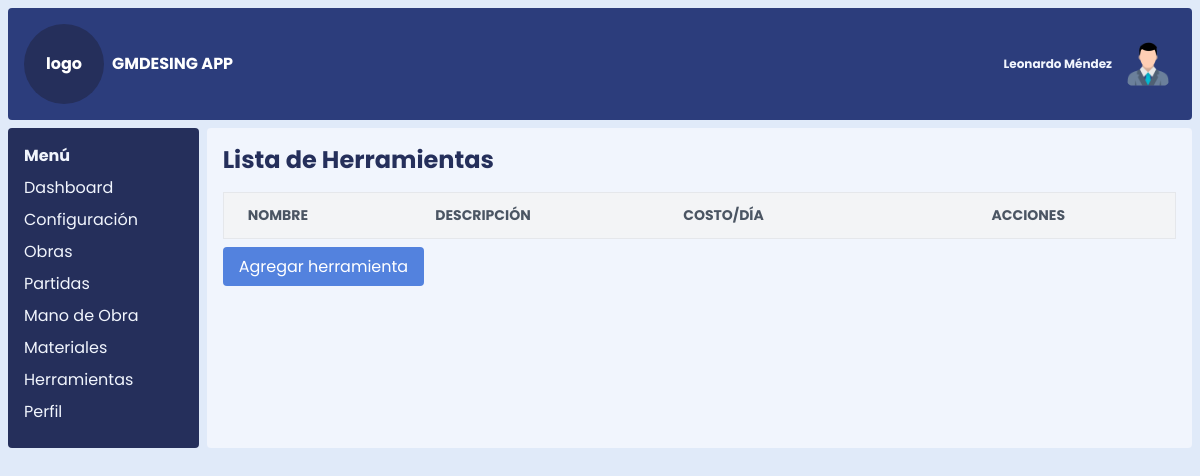
The app's page /herramientas, older data.
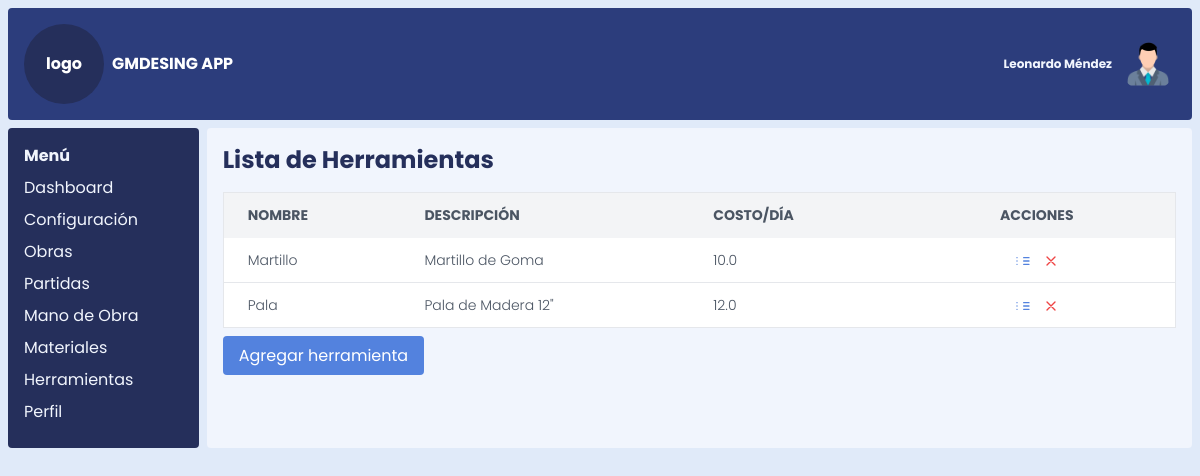
The same page, newer data.
### models.py (models this page shows)
class Herramienta(db.Model):
    __tablename__ = 'herramienta'
    id_herramienta = db.Column(db.Integer, primary_key=True)
    nombre_herramienta = db.Column(db.String(100), nullable=False)
    descripcion_herramienta = db.Column(db.Text)
    costo_alquiler_dia = db.Column(db.Float)

### app.py (the view)
@app.route('/herramientas')
def listar_herramientas():
    herramientas_lista = Herramienta.query.all()
    return render_template('listar_herramientas.html', herramientas_lista=herramientas_lista, datos=datos)

### templates/listar_herramientas.html
{% extends 'index.html' %}
{% block content %}
    <h1 class="text-2xl font-bold mb-4">Lista de Herramientas</h1>
    <div class="overflow-x-auto">
        <table class="min-w-full bg-white border border-gray-200">
            <thead>
                <tr class="bg-gray-100 text-gray-600 uppercase text-sm leading-normal">
                    <th class="py-3 px-6 text-left">Nombre</th>
                    <th class="py-3 px-6 text-left">Descripción</th>
                    <th class="py-3 px-6 text-left">Costo/Día</th>
                    <th class="py-3 px-12 text-center">Acciones</th>
                </tr>
            </thead>
            <tbody class="text-gray-600 text-sm font-light">
                {% for herramienta in herramientas_lista %}
                    <tr class="border-b border-gray-200 hover:bg-gray-100">
                        <td class="py-3 px-6">{{ herramienta.nombre_herramienta }}</td>
                        <td class="py-3 px-6">{{ herramienta.descripcion_herramienta or "Sin descripción" }}</td>
                        <td class="py-3 px-6">{{ herramienta.costo_alquiler_dia or "Sin Costo/Día" }}</td>
                        <td class="py-3 px-6 text-center">
                            <a href="{{ url_for('editar_herramienta', id_herramienta=herramienta.id_herramienta) }}" class="text-blue-500 hover:text-blue-700">
                                <svg xmlns="http://www.w3.org/2000/svg" class="h-4 w-4 inline" fill="none" viewBox="0 0 24 24" stroke="currentColor">
                                    <path stroke-linecap="round" stroke-linejoin="round" stroke-width="2" d="M13 7h8M13 12h8m-8 5h8M3 7h.01M3 12h.01M3 17h.01" />
                                </svg>
                            </a>
                            <a href="{{ url_for('eliminar_herramienta', id_herramienta=herramienta.id_herramienta) }}" class="text-red-500 hover:text-red-700 ml-2">
                                <svg xmlns="http://www.w3.org/2000/svg" class="h-4 w-4 inline" fill="none" viewBox="0 0 24 24" stroke="currentColor">
                                    <path stroke-linecap="round" stroke-linejoin="round" stroke-width="2" d="M6 18L18 6M6 6l12 12" />
                                </svg>
                            </a>
                        </td>
                    </tr>
                {% endfor %}
            </tbody>
        </table>
    </div>
    <div class="mt-4">
        <a href="{{ url_for('crear_herramienta') }}" class="bg-blue-500 text-white px-4 py-2 rounded hover:bg-blue-600">Agregar herramienta</a>
    </div>
{% endblock %}

Row changes from the older to the newer data that the page shows:
added Herramienta: nombre_herramienta "Martillo", descripcion_herramienta "Martillo de Goma", costo_alquiler_dia "10.0"
added Herramienta: nombre_herramienta "Pala", descripcion_herramienta "Pala de Madera 12\"", costo_alquiler_dia "12.0"
